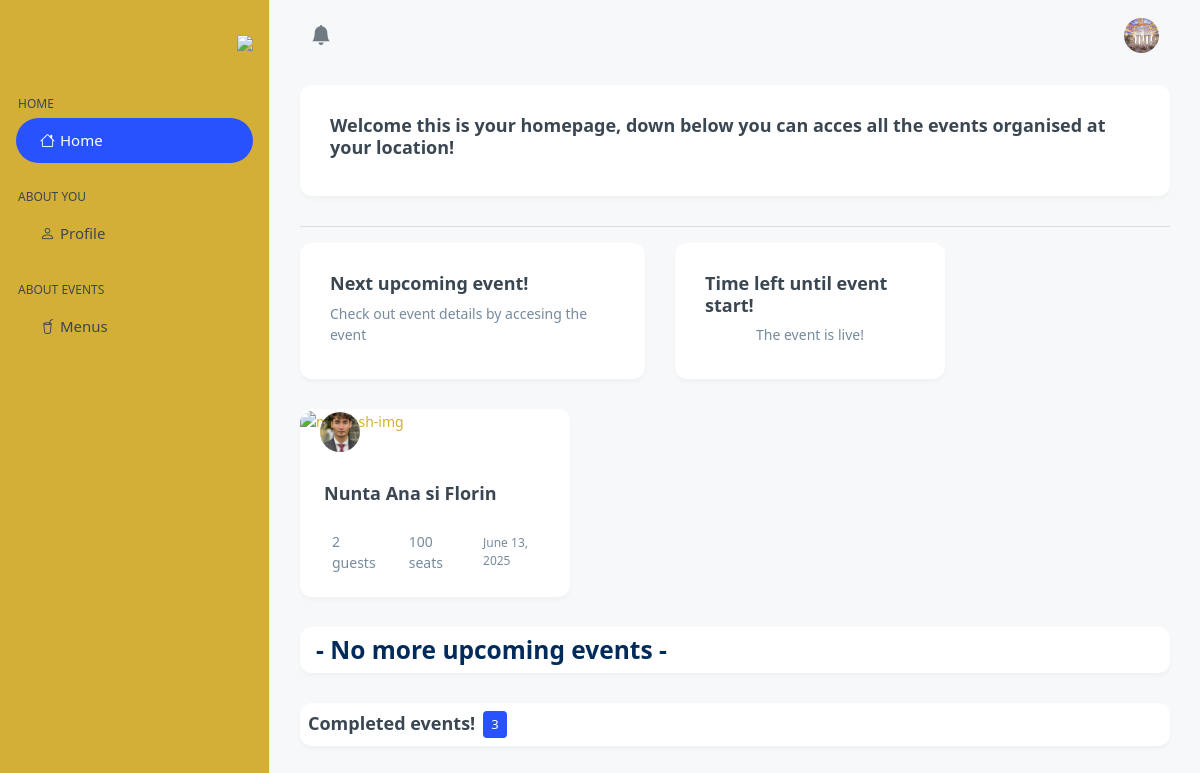
Screenshot of /personal_eveniment_home/ (signed in) with the database file from the repository.
### base/models.py (models this page shows, shortened)
class Profile(models.Model):
    user = models.ForeignKey(User, on_delete=models.CASCADE, null=True, blank=True)
    username = models.CharField(max_length=150, unique=True)
    password = models.CharField(max_length=128)
    email = models.EmailField()
    description = models.TextField(null=True, blank=True)
    photo = models.ImageField(upload_to='profile_photos/', null=True, blank=True, default="poze_invitati/male.jpg")
    approved = models.BooleanField(default=False)
    number = models.CharField(max_length=15,default="+(40) 748364823")
    age = models.IntegerField(default=20)
    first_name = models.CharField(null=True, blank=True,max_length=15)
    last_name = models.CharField(null=True, blank=True,max_length=15)
    location = models.CharField(null=True, blank=True,max_length=60)
    street = models.CharField(null=True, blank=True,max_length=100)
    zip_code = models.CharField(null=True, blank=True,max_length=10)
    facebook = models.CharField(null=True, blank=True,max_length=100)
    instagram = models.CharField(null=True, blank=True,max_length=100)
    work_link = models.CharField(null=True, blank=True,max_length=100)
    google_link = models.CharField(null=True, blank=True,max_length=100)
    country = models.CharField(null=True, blank=True,max_length=100)
    created_at = models.DateTimeField(auto_now_add=True)
    USER_TYPE_CHOICES = (
        ('admin', 'Admin'),
        ('organizer', 'Organizer'),
        ('guest', 'Guest'),
        ('staff', 'Staff')
    )
    user_type = models.CharField(
        max_length=20,
        choices=USER_TYPE_CHOICES,
        default='guest'
    )

class Event(models.Model):
    location = models.ForeignKey(Location, on_delete=models.SET_NULL, null=True, blank=True)
    event_name = models.CharField(max_length=100)
    event_date = models.DateField()
    event_time = models.TimeField()
    event_description = models.TextField(null=True, blank=True)
    created_at = models.DateTimeField(auto_now_add=True)
    guests = models.ManyToManyField(Guests, related_name='events', blank=True)
    completed = models.BooleanField(default=False)
    types = models.ManyToManyField(Type, blank=True)
    cost = models.DecimalField(max_digits=10, decimal_places=2, default=3000)
    updated_at = models.DateTimeField(auto_now=True)
    is_canceled = models.BooleanField(default=False)
    organized_by = models.ForeignKey(
        User,
        on_delete=models.CASCADE,
        related_name="organized_events",
        blank=True,
        null=True
    )
    def __str__(self):
        return self.event_name

class Location(models.Model):
    owner = models.ForeignKey(User, on_delete=models.SET_NULL, null=True)
    name = models.CharField(max_length=100)
    description = models.TextField(null=True, blank=True)
    gallery = models.ImageField(upload_to='images/', null=True, blank=True)
    location = models.TextField(max_length=30)
    types = models.ManyToManyField(Type, blank=True)
    seats_numbers = models.IntegerField(null=True, blank=True)
    created_at = models.DateTimeField(auto_now_add=True)
    cost = models.DecimalField(max_digits=12, decimal_places=2,default=3000)
    number = models.CharField(max_length=20, default="+(40) 74 83 64 823")
    def __str__(self):
        return self.name

### base/decorators.py (the view)
    def wrapper(request, *args, **kwargs):
        profile = Profile.objects.filter(user=request.user).first()
        if request.user.is_authenticated and profile:
            if profile.user_type == 'staff':
                return view_func(request, *args, **kwargs)
        messages.error(request, "Acces denied: You must have a staff account in order to acces this part of the site.")
        return redirect(request.META.get('HTTP_REFERER', '/'))

### base/context_processors.py (called while the page is built)
def media_url(request):
    return {
        'MEDIA_URL': settings.MEDIA_URL
    }

### base/templates/base/personal_eveniment_home.html (shortened to what this page needs)
{% extends 'main.html' %}
{% load static %}
{% block content %}
<div class="page-wrapper" id="main-wrapper" data-layout="vertical" data-navbarbg="skin6" data-sidebartype="full"
data-sidebar-position="fixed" data-header-position="fixed">
  {% include 'sidebar.html' %}
  <div class="body-wrapper">
    {% include 'header.html' %}
    <div class="container-fluid">
      <div class="col-lg-12">
        <div class="card card-hover">
          <div class="card-body">
            <h1 class="card-title d-flex align-items-center">
              Welcome this is your homepage, down below you can acces all the events organised at your location!
            </h1>
          </div>
        </div>
      </div>
      <hr>
      <div class="row">
          {% if event %}
          <div class="col-lg-5 col-sm-6">
              <div class="card card-hover">
                  <div class="card-body">
                      <h1 class="card-title d-flex align-items-center gap-2">
                        Next upcoming event!
                      </h1>
                      <p>Check out event details by accesing the event</p>
                  </div>
            </div>
          </div>
          <div class="col-lg-4 col-sm-6">
            <div class="card card-hover">
              <div class="card-body">
                <h1 class="card-title d-flex align-items-center gap-2">Time left until event start!</h1>
                {% include 'timer.html' %}
              </div>
            </div>
          </div>
          {% endif %}
        </div>
        {% if event %}
          <div id="futureEventsSection">
              <div class="row">
                  <div class="col-lg-4">
                    <div class="card overflow-hidden hover-img card-hover">
                      <div class="position-relative">
                        <a href="{% url 'personal_vizualizare_eveniment' event.id %}">
                        </a>
                        <img src="{{ MEDIA_URL }}{{ event.organized_by.profile_set.all.0.photo }}" alt="matdash-img" class="img-fluid rounded-circle position-absolute bottom-0 start-0 mb-n9 ms-9" style="width: 40px; max-height: 40px; object-fit: cover;" data-bs-toggle="tooltip" data-bs-placement="top" data-bs-title="Georgeanna Ramero">
                      </div>
                      <div class="card-body p-4">
                        <a class="d-block my-4 fs-5 text-dark fw-semibold link-primary" href="">{{ event.event_name }}</a>
                        <div class="d-flex align-items-center gap-4">
                          <div class="d-flex align-items-center gap-2">
                            {{ event.guests.count }} guests
                          </div>
                          <div class="d-flex align-items-center gap-2">
                             {{ event.location.seats_numbers }} seats
                          </div>
                          <div class="d-flex align-items-center fs-2 ms-auto">
                            {{ event.event_date }}
                          </div>
                        </div>
                      </div>
                    </div>
                  </div>
              </div>
          </div>
          {% endif %}
          {% if remaining_events %}
          <div class="col-lg-12">
            <div class="card card-hover">
                <div class="card-body">
                    <h1 class="card-title d-flex align-items-center gap-2">
                        Future events planned!
                    </h1>
                </div>
            </div>
          </div>
          {% else %}
          <div class="col">
            <div class="card card-hover">
              <div class="card-body p-2">
               <h3 class="m-0 ms-2">- No more upcoming events -</h3>
              </div>
            </div>
          </div>
          {% endif %}
        {% if past_events %}
          <div class="col-lg-12">
            <div class="card card-hover">
                <div class="card-body p-2 d=flex align-items-center">
                    <h1 class="card-title d-flex align-items-center gap-2 p-0 m-0 h3" data-bs-toggle="collapse" href="#completedEventsCollapse" role="button" aria-expanded="false" aria-controls="completedEventsCollapse">
                        Completed events!
                      <span class="badge text-bg-primary">{{ past_events_count }}</span>
                    </h1>
                </div>
            </div>
          </div>
        {% endif %}
    </div>
  </div>
</div>
{% endblock %}

### templates/header.html (shortened to what this page needs)
{% block content %}
{% load static %}
<header class="app-header">
    <nav class="navbar navbar-expand-lg navbar-light">
      <ul class="navbar-nav">
        <li class="nav-item dropdown w-100">
          <a class="nav-link nav-icon-hover" href="#" id="notificationDropdown" role="button" data-bs-toggle="dropdown" aria-expanded="false">
            <i class="bi bi-bell-fill"></i>
          </a>
      </li>
      </ul>
      <div class="navbar-collapse justify-content-end px-0" id="navbarNav">
        <ul class="navbar-nav flex-row ms-auto align-items-center justify-content-end">
          <li class="nav-item dropdown">
            <a class="nav-link nav-icon-hover" href="javascript:void(0)" id="drop2" data-bs-toggle="dropdown"
              aria-expanded="false">
              <img src="{{ MEDIA_URL }}{{ profile.photo }}" alt="Ceva" width="35" height="35" class="rounded-circle">
            </a>
          </li>
        </ul>
      </div>
    </nav>
  </header>
{% endblock %}

### static/css/styles.css (style rules this page uses)
.card h3 { margin-bottom: 8px; color: #002B5B; }
.card p { margin-bottom: 4px; font-size: 14px; }
body { font-family: Arial, sans-serif; background-color: #FAF9F6; margin: 0; }
a { color: #D4AF37; text-decoration: none; }
.task_manager span, a { margin-left: auto; }
:root { --primary-color: #2E8B57; --secondary-color: #D4AF37; --text-color: #002B5B; }

### static/css/sidebar-admin.css (style rules this page uses)
#menu li, .dropdown { transition: transform 0.5s ease; }

### static/css/admin-locations.css (style rules this page uses)
.nav-link { color:#D4AF37; }
.dropdown { position: relative; }

### static/css/home-page.css (style rules this page uses)
* { font-weight:500; font-family:'Segoe UI', Tahoma, Geneva, Verdana, sans-serif }
*:after, *:before { padding:0; margin:0; box-sizing: border-box; }

### rows the page displays
Profile: photo (picture)
Event: organized_by.profile_set.all.0.photo (picture), event_name "Nunta Ana si Florin", guests.count "2", location.seats_numbers "100", event_date "June 13, 2025"

### other values shown
{{ past_events_count }} "3"
